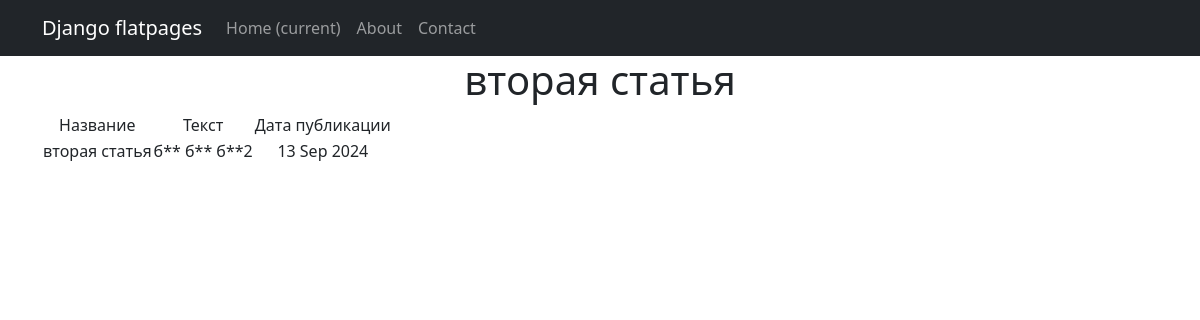
Before: /post/2/ with the older database file.
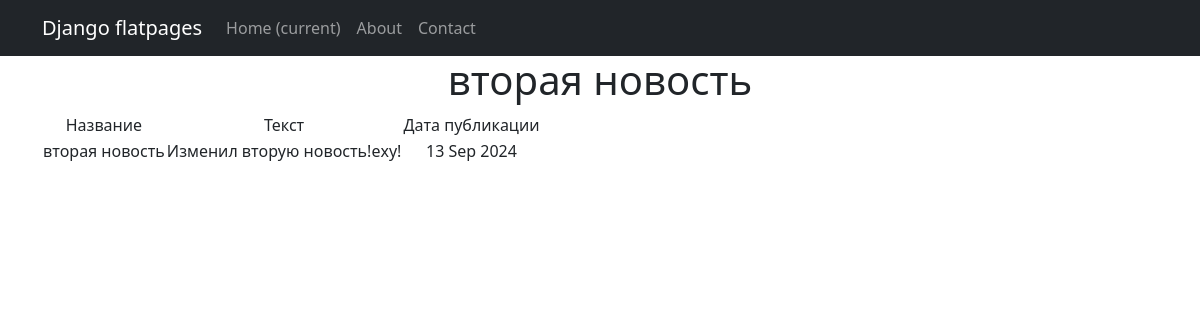
After: the same page with the newer database file.
### news/models.py (models this page shows, shortened)
class Post(models.Model):
    article = 'AR'
    news = 'NE'
    POSITIONS = [
        (article, 'Статья'),
        (news, 'Новость')
    ]
    author = models.ForeignKey(Author, on_delete=models.CASCADE)
    post_type = models.CharField(max_length=2, choices=POSITIONS, default=news)
    time_post = models.DateTimeField(auto_now_add=True)
    category = models.ManyToManyField(Category, through='PostCategory')
    title = models.CharField(max_length=255)
    text = models.TextField()
    rating = models.IntegerField(default=0)

### news/views.py (the view)
# urls.py: path('<int:pk>/', PostDetail.as_view(), name='post_detail'),
class PostDetail(DetailView):
    model = Post
    template_name = 'flatpages/post.html'
    context_object_name = 'post'

### news/templatetags/custom_filters.py (called while the page is built)
@register.filter()
def censor(value):
    for word in censor_list:
        value = value.replace(word[1:], '*' * len(word[1:]))
    return value

### templates/flatpages/post.html (shortened to what this page needs)
{% extends 'flatpages/default.html' %}
{% load custom_filters %}
{% block content %}
    <h1>{{ post.title }}</h1>
        <table>
            <tr>
               <td>Название</td>
               <td>Текст</td>
               <td>Дата публикации</td>
            </tr>
            <tr>
               <td>{{ post.title }}</td>
               <td>{{ post.text|censor }}</td>
               <td>{{ post.time_post|date:'d M Y' }}</td>
            </tr>
        </table>
{% endblock content %}

Changed rows visible on the page:
changed Post: title "вторая статья" → "вторая новость"; text|censor "б** б** б**2" → "Изменил вторую новость!еху!"
